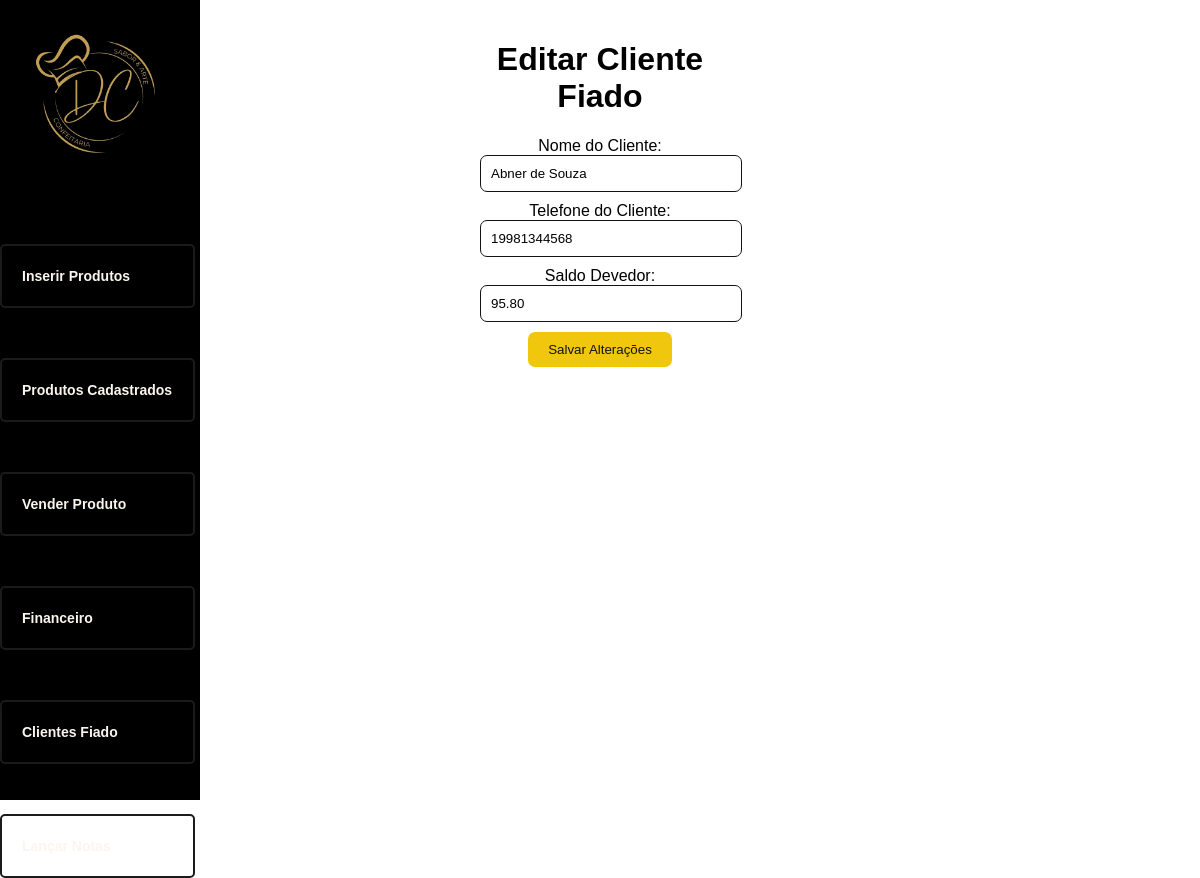
Page /editFiado.php?id=16 on the committed database.
### tables this page shows
CREATE TABLE `clientes_fiados` (
  `id` int(11) NOT NULL,
  `nome` varchar(255) NOT NULL,
  `telefone` varchar(20) NOT NULL,
  `saldo_devedor` decimal(10,2) DEFAULT NULL
);

### Class/database.php (called while the page is built, shortened)
<?php
class Database {
    private $hostname;
    private $bancodedados;
    private $usuario;
    private $senha;
    public function __construct($hostname, $bancodedados, $usuario, $senha) {
        $this->hostname = $hostname;
        $this->bancodedados = $bancodedados;
        $this->usuario = $usuario;
        $this->senha = $senha;
    }
    public function conectar() {
        $this->conexao = new mysqli($this->hostname, $this->usuario, $this->senha, $this->bancodedados);
    }
}
?>

### editFiado.php (the view, shortened to what this page needs)
<?php
include_once("Class/database.php");
$database = new Database("localhost", "dario", "root", "");
$database->conectar();
if (!empty($_GET['id'])) {
    $id = $_GET['id'];
    $sqlSelect = "SELECT * FROM clientes_fiados WHERE id=$id";
    $result = $database->conexao->query($sqlSelect);
    if ($result->num_rows > 0) {
        $cliente = $result->fetch_assoc();
    } else {
        echo "Cliente não encontrado.";
        exit;
    }
} else {
    echo "ID do cliente não especificado.";
    exit;
}
?>
<!DOCTYPE html>
<html lang="pt-BR">
<head>
    <link rel="stylesheet" href="style.css">
</head>
<body class="menusDel">
    <div class="top-inserir">
        <div class="menu-php">
            <div class="inserir-logo-img">
                <img src="imgs/Logo_semFundo.png" width="150px" alt="Logo da Confeitaria">
            </div>
            <nav class="nav-inserir-produtos">
                <ul>
                    <li><a href="inserir_produtos.php">Inserir Produtos</a></li>
                    <li><a href="produtos_cadastrados.php">Produtos Cadastrados</a></li>
                    <li><a href="vendas.php">Vender Produto</a></li>
                    <li><a href="financeiro.php">Financeiro</a></li>
                    <li><a href="clientes_fiados.php">Clientes Fiado</a></li>
                    <li><a href="lancar_nota.php">Lançar Notas</a></li>
                </ul>
            </nav>
        </div>
        <div class="container-edit">
    <form id="edit-form" action="update_fiado.php" method="post">
        <h1 class="edit-title">Editar Cliente Fiado</h1>
        <label for="nome" class="edit-label">Nome do Cliente:</label>
        <input type="text" name="nome" id="nome" value="<?php echo htmlspecialchars($cliente['nome']); ?>" class="edit-input">
        <label for="telefone" class="edit-label">Telefone do Cliente:</label>
        <input type="tel" name="telefone" id="telefone" value="<?php echo htmlspecialchars($cliente['telefone']); ?>" class="edit-input">
        <label for="saldo_devedor" class="edit-label">Saldo Devedor:</label>
        <input type="text" name="saldo_devedor" id="saldo_devedor" value="<?php echo htmlspecialchars($cliente['saldo_devedor']); ?>" class="edit-input">
        <button type="submit" class="edit-button">Salvar Alterações</button>
    </form>
</div>
</div>
</body>
</html>

### style.css (style rules this page uses)
body { font-family: Arial, sans-serif; margin: 0; padding: 0; background-color: #000000; }
.menusDel { background-color: #ffffffb9; }
a { text-decoration: none; }
.menu-php { width: 200px; height: 100vh; float: left; background-color: rgb(0, 0, 0); }
.inserir-logo-img img { padding: 20px; }
nav ul { list-style-type: none; padding: 0; margin: 0; font-weight: bold; font-size: 14px; }
nav ul li { margin-right: 5px; margin-top: 50px; }
nav ul li a { text-decoration: none; border-radius: 5px; color: rgb(250, 246, 238); border: 2px solid #1b1b1b; height: 40px; display: flex; align-items: center; padding: 10px 20px; }
.container-edit { max-width: 20%; margin: 0 auto; padding: 20px; border-radius: 8px; text-align: center; }
.edit-input { width: 100%; padding: 10px; border-radius: 7px; border: 1px solid #141313; margin-bottom: 10px; }
.edit-button { background-color: #f1c70d; color: #141313; padding: 10px 20px; border: none; border-radius: 7px; cursor: pointer; }
h1 { text-align: center; }

### rows in the picture
clientes_fiados: nome "Abner de Souza", telefone "19981344568", saldo_devedor "95.80"
